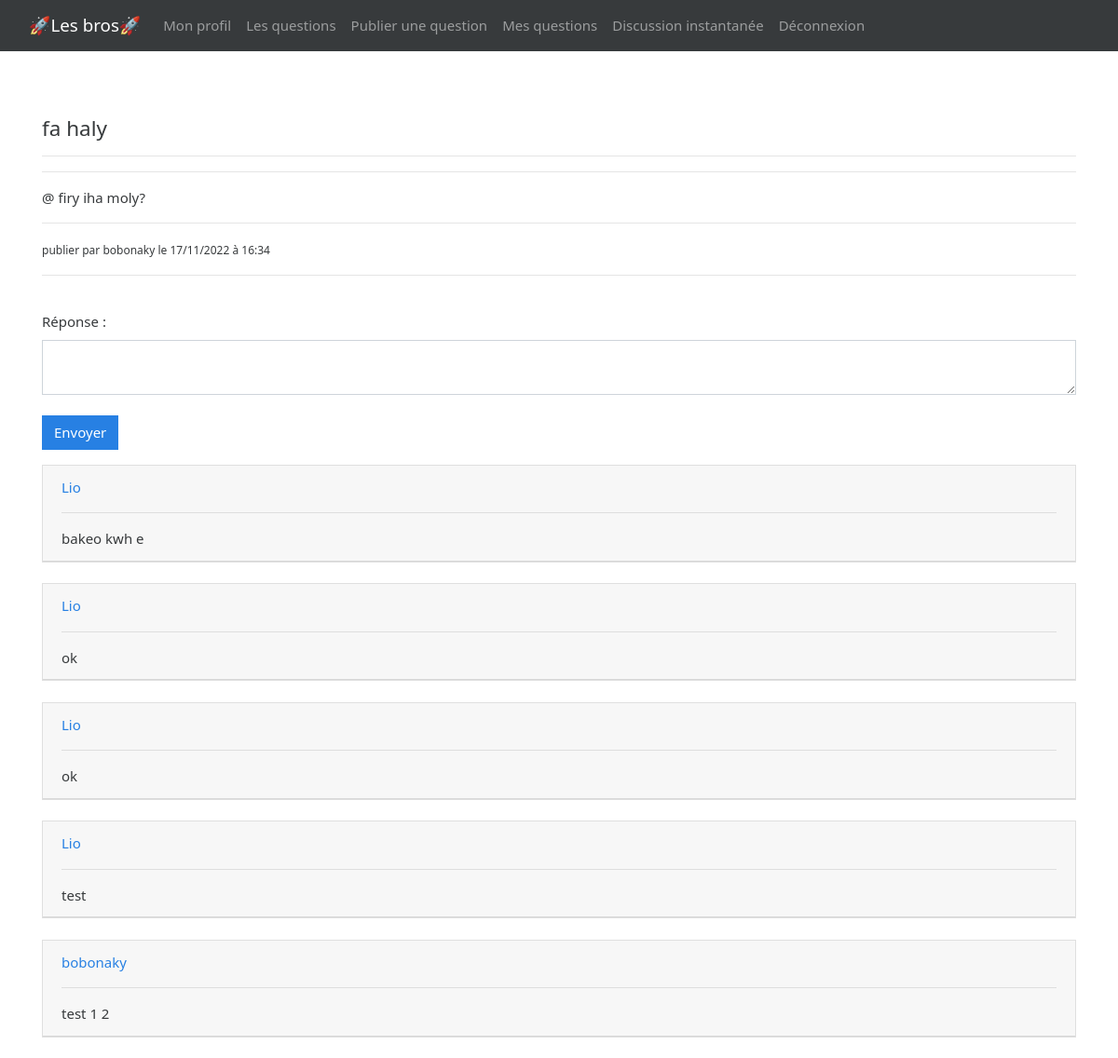
The page /article?id=34 (signed in) on the database its author committed.
### tables this page shows
CREATE TABLE IF NOT EXISTS `question` (
  `id` int(11) NOT NULL AUTO_INCREMENT,
  `titre` text NOT NULL,
  `description` text NOT NULL,
  `contenu` text NOT NULL,
  `id_auteur` int(11) NOT NULL,
  `pseudo_auteur` varchar(255) NOT NULL,
  `date_publication` text NOT NULL,
  PRIMARY KEY (`id`)
);

CREATE TABLE IF NOT EXISTS `answer` (
  `id` int(11) NOT NULL AUTO_INCREMENT,
  `id_auteur` int(11) NOT NULL,
  `pseudo_auteur` varchar(255) NOT NULL,
  `id_question` int(11) NOT NULL,
  `contenu` text NOT NULL,
  PRIMARY KEY (`id`)
);

### actions/questions/showArticleContentAction.php (called while the page is built, shortened)
<?php
    require "actions/database.php";
    if(isset($_GET['id']) && !empty($_GET['id'])){
        $idQuestion = $_GET['id'];
        $ifQuestionExist = $bdd->prepare('SELECT * FROM question WHERE id = ?');
        $ifQuestionExist->execute(array($idQuestion));
        if($ifQuestionExist->rowCount() > 0){
            $question = $ifQuestionExist->fetch();
            $question_title= $question['titre'];
            $question_content= $question['contenu'];
            $question_pseudo_author= $question['pseudo_auteur'];
            $question_publication_date= $question['date_publication'];
        }else{
            $errorMsg= "Aucune question n'a été trouvée";
        }
    }else{
        $errorMsg= "Aucune question n'a été trouvée";
    }
?>

### actions/questions/showAnswerAction.php (called while the page is built)
<?php
    require "actions/questions/showArticleContentAction.php";
    require "actions/database.php";
    $getALlAnswerInBdd = $bdd->prepare('SELECT * FROM answer WHERE id_question = ?');
    $getALlAnswerInBdd->execute(array($idQuestion));
?>

### article.php (the view, shortened to what this page needs)
<?php
    require "actions/questions/showAnswerAction.php";
    require "actions/questions/postAnswerQuestionAction.php";
    require "actions/questions/showArticleContentAction.php";
?>
<!DOCTYPE html>
<html lang="en">
    <?php include "./includes/head.php";?>
<body>
    <?php include "./includes/navbar.php";?>
    <br><br>
    <div class="container">
        <?php
            if(isset($question_publication_date)){
                ?>
                <section class="show-content">
                    <h4><?=$question_title;?></h4>
                    <hr>
                    <hr>
                    <p><?=$question_content;?></p>
                    <hr>
                    <small><?php echo "publier par $question_pseudo_author  le  $question_publication_date";?></small>
                    <hr>
                    <br>
                </section>
                <section class="repondre">
                    <form action="#" method="POST" class="form-group">
                        <label class="form-label" for="repondre">Réponse :</label>
                        <textarea name="repondre" id="repondre" class="form-control"></textarea><br>
                         <button name="validate" type="submit" class="btn btn-primary">Envoyer</button>
                    </form>
                </section>
                <?php
            while($answer = $getALlAnswerInBdd->fetch()){
                ?>
                <div class="card" id="card">
                    <div class="card-header">
                    <a href="#"><?=$answer['pseudo_auteur'] ?></a>
                    <hr>
                        <?= $answer['contenu'];?>
                    </div>
                </div>
                <br>
                <?php
            }
            ?>
                <?php
            }
        ?>
    </div>
</body>
</html>

### rows shown on the page
question: titre "fa haly", contenu "@ firy iha moly?", pseudo_auteur "bobonaky", date_publication "17/11/2022 à 16:34"
answer: pseudo_auteur "Lio", contenu "bakeo kwh e"
answer: pseudo_auteur "Lio", contenu "ok"
answer: pseudo_auteur "Lio", contenu "ok"
answer: pseudo_auteur "Lio", contenu "test"
answer: pseudo_auteur "bobonaky", contenu "test 1 2"
